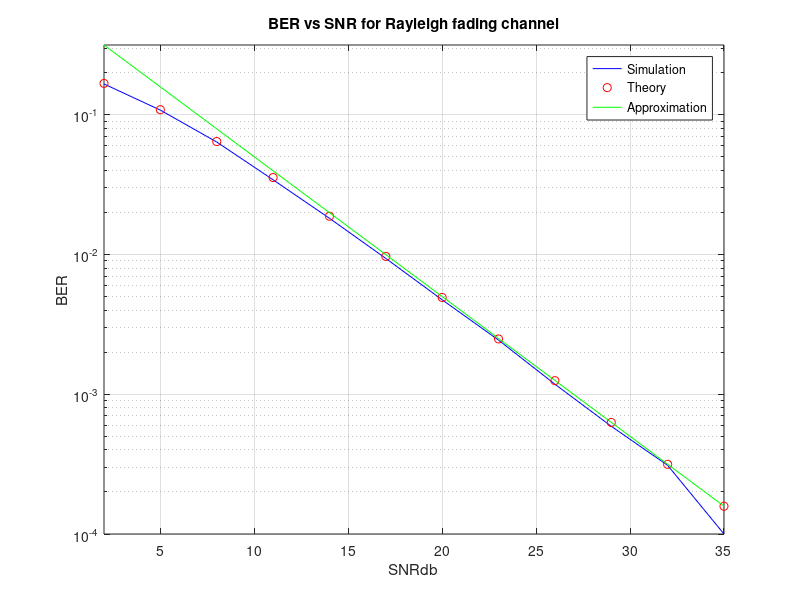

Recreate this plot in MATLAB.
close all;  %clear all figure windows
clear all;  %clear all variables from memory

SNRdB = [2:3:35];  %dB SNR
SNR = 10.^(SNRdB/10);

BER = zeros(1,length(SNR));
blockLength = 100000;    %Number of symbols/bits per block


bits = randi([0,1],[1,blockLength]);    %Generating the bits
ModSym = 2*bits - 1;  %Generating BPSK symbols
n = randn(1, blockLength) + 1i*randn(1, blockLength);   %ZMCSCG Noise
h = sqrt(0.5)*(randn(1, blockLength) + 1i*randn(1, blockLength));   %Channel coefficient

for kx = 1:length(SNR)
    x = sqrt(SNR(kx)) * ModSym;   %Transmitted Symbols
    y = h.*x + n;  %AWGN channel model
    
    DecodedBits = (real(conj(h).*y) >= 0); 
    BER(kx) = (sum(DecodedBits ~= bits))/blockLength;  %BER
        
end

semilogy(SNRdB, BER, 'b - ')
hold on;

semilogy(SNRdB, 1/2*(1-sqrt(SNR./(SNR+2))), 'r o')
semilogy(SNRdB, 1/2./SNR, 'g -')
legend('Simulation', 'Theory', 'Approximation')
grid on;

axis tight;

xlabel('SNRdb');
ylabel('BER');
title('BER vs SNR for Rayleigh fading channel')
